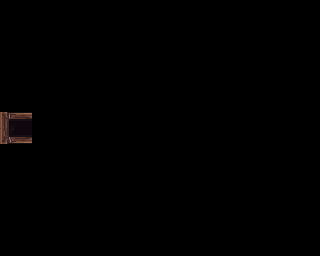

This is a level from a 2D game, rendered from its Tiled map with the project's own tilesets. A one-line summary and the complete map file follow:
An orthogonal 20x16 tile map with 16x16 px tiles, 1 tile layer (Tile Layer 1).

<map version="1.8" tiledversion="1.8.4" orientation="orthogonal" renderorder="right-down" width="20" height="16" tilewidth="16" tileheight="16" infinite="0" nextlayerid="2" nextobjectid="1">
 <tileset firstgid="1" source="assets/tiles2.tsx" />
 <layer id="1" name="Tile Layer 1" width="20" height="16">
  <data encoding="csv">
0,0,0,0,0,0,0,0,0,0,0,0,0,0,0,0,0,0,0,0,
0,0,0,0,0,0,0,0,0,0,0,0,0,0,0,0,0,0,0,0,
0,0,0,0,0,0,0,0,0,0,0,0,0,0,0,0,0,0,0,0,
0,0,0,0,0,0,0,0,0,0,0,0,0,0,0,0,0,0,0,0,
0,0,0,0,0,0,0,0,0,0,0,0,0,0,0,0,0,0,0,0,
0,0,0,0,0,0,0,0,0,0,0,0,0,0,0,0,0,0,0,0,
0,0,0,0,0,0,0,0,0,0,0,0,0,0,0,0,0,0,0,0,
1610612863,1610612927,0,0,0,0,0,0,0,0,0,0,0,0,0,0,0,0,0,0,
1610612861,1610612925,0,0,0,0,0,0,0,0,0,0,0,0,0,0,0,0,0,0,
0,0,0,0,0,0,0,0,0,0,0,0,0,0,0,0,0,0,0,0,
0,0,0,0,0,0,0,0,0,0,0,0,0,0,0,0,0,0,0,0,
0,0,0,0,0,0,0,0,0,0,0,0,0,0,0,0,0,0,0,0,
0,0,0,0,0,0,0,0,0,0,0,0,0,0,0,0,0,0,0,0,
0,0,0,0,0,0,0,0,0,0,0,0,0,0,0,0,0,0,0,0,
0,0,0,0,0,0,0,0,0,0,0,0,0,0,0,0,0,0,0,0,
0,0,0,0,0,0,0,0,0,0,0,0,0,0,0,0,0,0,0,0
</data>
 </layer>
</map>
